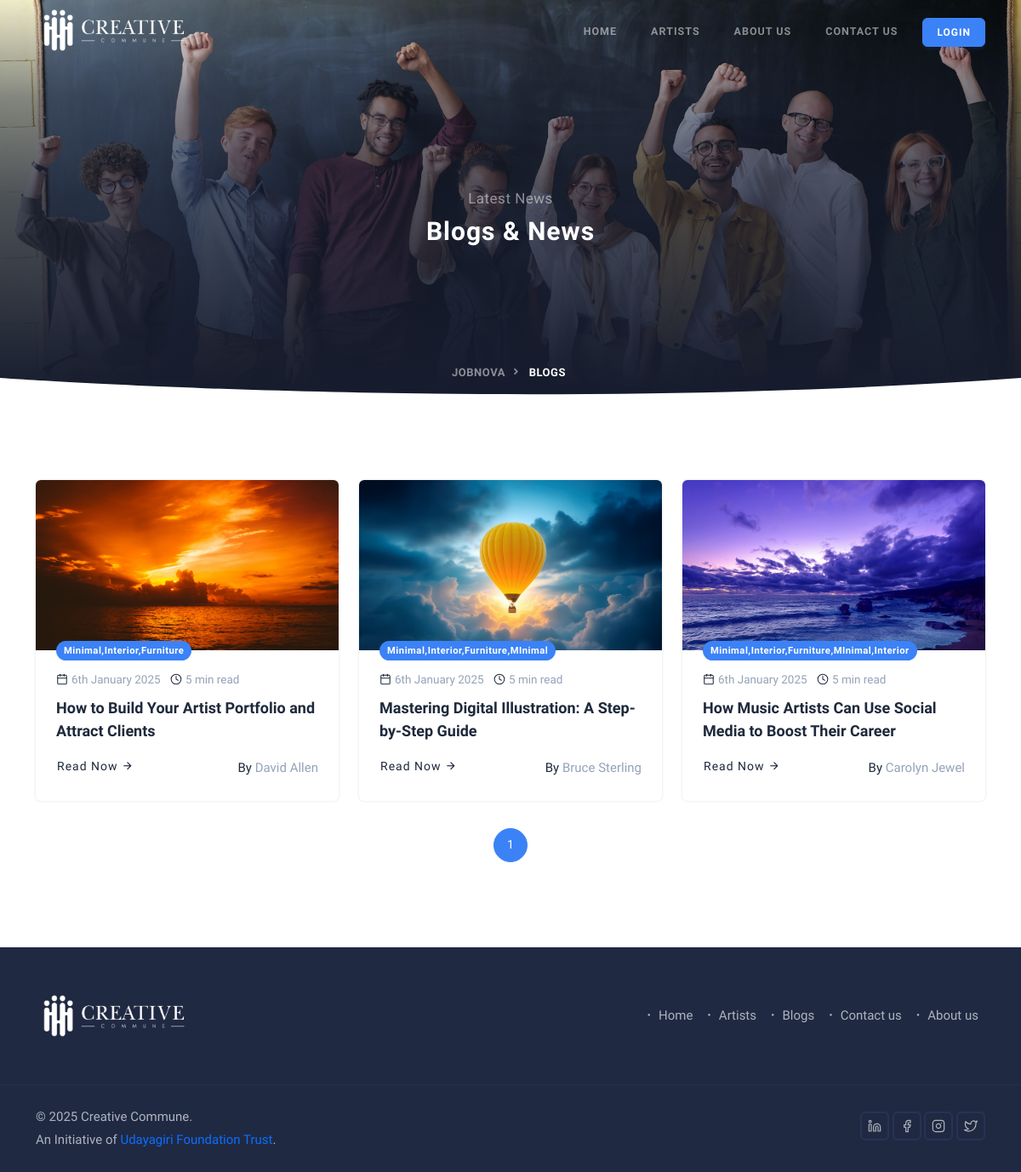
The app's page /blogs/ with its own data.
### myapp/models.py (models this page shows, shortened)
class Blog(models.Model):
    author = models.CharField(max_length=255, blank=False)
    blog_date = models.DateField(auto_now_add=True)
    blog_banner = models.ImageField(upload_to='blog_banners/', blank=False)
    blog_heading = models.CharField(max_length=100, blank=False)
    blog_body = models.TextField(max_length=3000, blank=False)
    blog_tags = models.CharField(max_length=255, blank=True)
    class Meta:
        verbose_name = 'Blog'
        verbose_name_plural = 'Blogs'

### myapp/views.py (the view)
# urls.py: path('blogs/',views.blogs,name="blogs"),
def blogs(request):
    user = request.user
    if user.is_authenticated:
        try:
            additional_info = ArtistMasterAdditional.objects.get(user=user)
            profile_picture = additional_info.profile_picture.url if additional_info.profile_picture else None
        except ArtistMasterAdditional.DoesNotExist:
            profile_picture = None
    else:
        profile_picture = None
    blog_list = Blog.objects.all()
    paginator = Paginator(blog_list, 9)
    page_number = request.GET.get('page')  # Get current page number from the query parameter
    blogs = paginator.get_page(page_number)  # Get blogs for the current page
    context = {
        "user": user,
        "profile_picture": profile_picture,
        "blogs": blogs,
    }
    return render(request, 'blogs.html', context)

### templates/blogs.html (shortened to what this page needs)
{% extends "base.html" %}
{% load static %}
{% block content %}
        <section class="bg-half-170 d-table w-100" style="background: url('{% static 'images/hero/bg.jpg' %}');">
            <div class="bg-overlay bg-gradient-overlay"></div>
            <div class="container">
                <div class="row mt-5 justify-content-center">
                    <div class="col-12">
                        <div class="title-heading text-center">
                            <p class="text-white-50 para-desc mx-auto mb-0">Latest News</p>
                            <h5 class="heading fw-semibold mb-0 sub-heading text-white title-dark">Blogs & News</h5>
                        </div>
                    </div>
                </div>
                <div class="position-middle-bottom">
                    <nav aria-label="breadcrumb" class="d-block">
                        <ul class="breadcrumb breadcrumb-muted mb-0 p-0">
                            <li class="breadcrumb-item"><a href="{% url 'index' %}">Jobnova</a></li>
                            <li class="breadcrumb-item active" aria-current="page">Blogs</li>
                        </ul>
                    </nav>
                </div>
            </div>
        </section>
        <div class="position-relative">
            <div class="shape overflow-hidden text-white">
                <svg viewBox="0 0 2880 48" fill="none" xmlns="http://www.w3.org/2000/svg">
                    <path d="M0 48H1437.5H2880V0H2160C1442.5 52 720 0 720 0H0V48Z" fill="currentColor"></path>
                </svg>
            </div>
        </div>
        <section class="section">
            <div class="container">
                <div class="row g-4">
                    {% for blog in blogs %}
                    <div class="col-lg-4 col-md-6">
                        <div class="card blog blog-primary shadow rounded overflow-hidden border-0">
                            <div class="card-img blog-image position-relative overflow-hidden rounded-0">
                                <div class="position-relative overflow-hidden">
                                    <img src="{{ blog.blog_banner.url }}" class="img-fluid" alt="{{ blog.blog_heading }}">
                                </div>
                            </div>
                            <div class="card-body blog-content position-relative p-0">
                                <div class="blog-tag px-4">
                                    {% if blog.blog_tags %}
                                        <a href="#" class="badge bg-primary rounded-pill">{{ blog.blog_tags }}</a>
                                    {% endif %}
                                </div>
                                <div class="p-4">
                                    <ul class="list-unstyled text-muted small mb-2">
                                        <li class="d-inline-flex align-items-center me-2">
                                            <i data-feather="calendar" class="fea icon-ex-sm me-1 text-dark"></i>
                                            {{ blog.blog_date|date:"jS F Y" }}
                                        </li>
                                        <li class="d-inline-flex align-items-center">
                                            <i data-feather="clock" class="fea icon-ex-sm me-1 text-dark"></i>
                                            5 min read
                                        </li>
                                    </ul>
                                    <a href="{% url 'blog-detail' blog.id %}" class="title fw-semibold fs-5 text-dark">
                                        {{ blog.blog_heading }}
                                    </a>
                                    <ul class="list-unstyled d-flex justify-content-between align-items-center text-muted mb-0 mt-3">
                                        <li class="list-inline-item me-2">
                                            <a href="{% url 'blog-detail' blog.id %}" class="btn btn-link primary text-dark">
                                                Read Now <i class="mdi mdi-arrow-right"></i>
                                            </a>
                                        </li>
                                        <li class="list-inline-item">
                                            <span class="text-dark">By</span>
                                            <a href="#" class="text-muted link-title">{{ blog.author }}</a>
                                        </li>
                                    </ul>
                                </div>
                            </div>
                        </div>
                    </div>
                {% endfor %}
                </div>
<div class="row">
    <div class="col-12 mt-4 pt-2">
        <ul class="pagination justify-content-center mb-0">
            {% for page_num in blogs.paginator.page_range %}
            <li class="page-item {% if page_num == blogs.number %}active{% endif %}">
                <a class="page-link" href="?page={{ page_num }}">{{ page_num }}</a>
            </li>
            {% endfor %}
        </ul>
    </div>
</div>
            </div>
        </section>
        {% endblock %}

### records on screen
Blog: blog_banner (picture), blog_tags "Minimal,Interior,Furniture", blog_date "6th January 2025", blog_heading "How to Build Your Artist Portfolio and Attract Clients", author "David Allen"
Blog: blog_banner (picture), blog_tags "Minimal,Interior,Furniture,MInimal", blog_date "6th January 2025", blog_heading "Mastering Digital Illustration: A Step-by-Step Guide", author "Bruce Sterling"
Blog: blog_banner (picture), blog_tags "Minimal,Interior,Furniture,MInimal,Interior", blog_date "6th January 2025", blog_heading "How Music Artists Can Use Social Media to Boost Their Career", author "Carolyn Jewel"

### other values on screen
{{ page_num }} "1"
